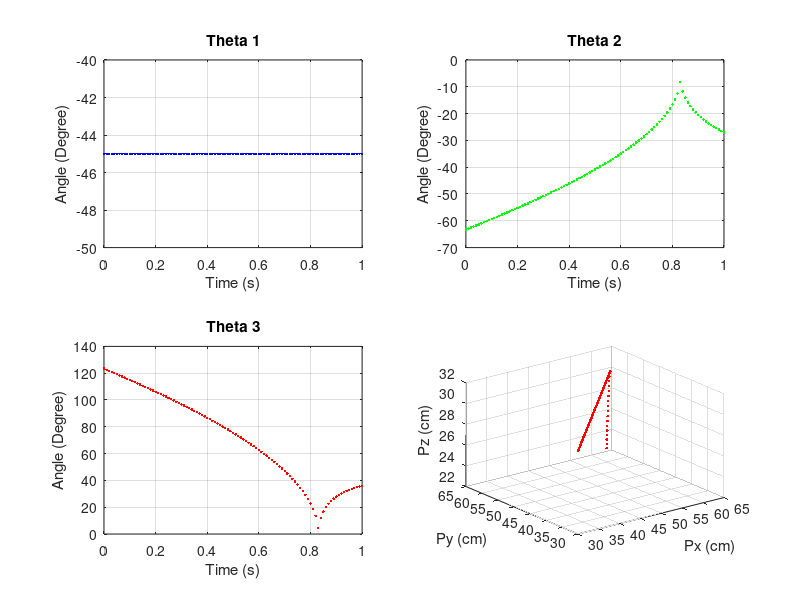

This chart was generated by the following MATLAB code:
l1 = 40; l2 = 50; l3 = 40; 
xA = 30 ; yA = 30 ; zA = 30; 
xB = 70 ; yB = 70 ; zB = 30;

for t= 0:0.01:1
    x = xA + (xB - xA)*t;
    y = yA + (yB - yA)*t;
    z = 30;
    
    t1 = atan2(-x,y);
    
    A = -x/sin(t1);
    B = z - l1;
    c3 = (A^2 + B^2 - l2^2 - l3^2)/(2*l2*l3);
    
    s3 = sqrt(abs(1 - c3^2));
    t3 = atan2(s3,c3);
    
    c2 = A*(l2 + l3*c3) + B*(s3*l3);
    s2 = (l2 + l3*c3)*B - A*(l3*s3);
    t2 = atan2(s2,c2);    
    
    px = -sin(t1)*(l2*cos(t2) + l3*cos(t2 + t3));
    py = cos(t1)*(cos(t2+t3)*l3 + cos(t2)*l2);
    pz = sin(t2+t3)*l3 + sin(t2)*l2 +l1;
     
    
    subplot(2,2,1);
    plot(t,t1*180/pi,'b.');grid on;title('Theta 1');
    xlabel('Time (s)');ylabel('Angle (Degree)');hold on
    subplot(2,2,2);
    plot(t,t2*180/pi,'g.');grid on;title('Theta 2');
    xlabel('Time (s)');ylabel('Angle (Degree)');hold on
    subplot(2,2,3);
    plot(t,t3*180/pi,'r.');grid on;title('Theta 3');
    xlabel('Time (s)');ylabel('Angle (Degree)');hold on
    subplot(2,2,4);
    plot3(px,py,pz,'r.');grid on;
    pause(0.1);
    xlabel('Px (cm)');ylabel('Py (cm)');zlabel('Pz (cm)');hold on
   
    
    
end